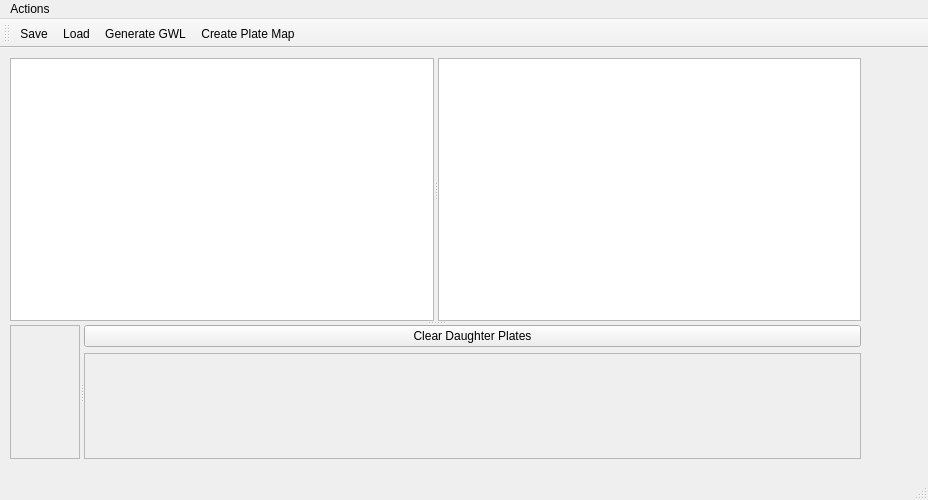
<?xml version="1.0" encoding="UTF-8"?>
<ui version="4.0">
 <class>TecanWindow</class>
 <widget class="QMainWindow" name="TecanWindow">
  <property name="geometry">
   <rect>
    <x>0</x>
    <y>0</y>
    <width>928</width>
    <height>500</height>
   </rect>
  </property>
  <property name="windowTitle">
   <string>MainWindow</string>
  </property>
  <widget class="QWidget" name="centralwidget">
   <widget class="QSplitter" name="splitter_3">
    <property name="geometry">
     <rect>
      <x>10</x>
      <y>10</y>
      <width>851</width>
      <height>401</height>
     </rect>
    </property>
    <property name="orientation">
     <enum>Qt::Orientation::Vertical</enum>
    </property>
    <widget class="QSplitter" name="splitter">
     <property name="orientation">
      <enum>Qt::Orientation::Horizontal</enum>
     </property>
     <widget class="QTableView" name="testRequestTableView"/>
     <widget class="DraggableTableView" name="compoundQueryTableView"/>
    </widget>
    <widget class="QSplitter" name="splitter_2">
     <property name="orientation">
      <enum>Qt::Orientation::Horizontal</enum>
     </property>
     <widget class="QScrollArea" name="plateDisplayScrollArea">
      <property name="widgetResizable">
       <bool>true</bool>
      </property>
      <widget class="QWidget" name="scrollAreaWidgetContents">
       <property name="geometry">
        <rect>
         <x>0</x>
         <y>0</y>
         <width>68</width>
         <height>136</height>
        </rect>
       </property>
      </widget>
     </widget>
     <widget class="QWidget" name="layoutWidget">
      <layout class="QVBoxLayout" name="verticalLayout">
       <item>
        <widget class="QPushButton" name="clearPlatesButton">
         <property name="text">
          <string>Clear Daughter Plates</string>
         </property>
         <property name="icon">
          <iconset>
           <normaloff>icon/effacer.png</normaloff>icon/effacer.png</iconset>
         </property>
        </widget>
       </item>
       <item>
        <widget class="QScrollArea" name="daughterPlateScrollArea">
         <property name="widgetResizable">
          <bool>true</bool>
         </property>
         <widget class="QWidget" name="scrollAreaWidgetContents_2">
          <property name="geometry">
           <rect>
            <x>0</x>
            <y>0</y>
            <width>773</width>
            <height>104</height>
           </rect>
          </property>
         </widget>
        </widget>
       </item>
      </layout>
     </widget>
    </widget>
   </widget>
  </widget>
  <widget class="QMenuBar" name="menubar">
   <property name="geometry">
    <rect>
     <x>0</x>
     <y>0</y>
     <width>928</width>
     <height>21</height>
    </rect>
   </property>
   <widget class="QMenu" name="menuActions">
    <property name="title">
     <string>Actions</string>
    </property>
    <addaction name="actionSave"/>
    <addaction name="actionLoad"/>
    <addaction name="actionGenerate_GWL"/>
   </widget>
   <addaction name="menuActions"/>
  </widget>
  <widget class="QStatusBar" name="statusbar"/>
  <widget class="QToolBar" name="toolBar">
   <property name="windowTitle">
    <string>toolBar</string>
   </property>
   <attribute name="toolBarArea">
    <enum>TopToolBarArea</enum>
   </attribute>
   <attribute name="toolBarBreak">
    <bool>false</bool>
   </attribute>
   <addaction name="actionSave"/>
   <addaction name="actionLoad"/>
   <addaction name="actionGenerate_GWL"/>
   <addaction name="actionCreate_Plate_Map"/>
  </widget>
  <action name="actionSave">
   <property name="icon">
    <iconset resource="resources.qrc">
     <normaloff>:/icon/icon/sauvegarder.png</normaloff>:/icon/icon/sauvegarder.png</iconset>
   </property>
   <property name="text">
    <string>Save</string>
   </property>
  </action>
  <action name="actionLoad">
   <property name="icon">
    <iconset resource="resources.qrc">
     <normaloff>:/icon/icon/dossier.png</normaloff>:/icon/icon/dossier.png</iconset>
   </property>
   <property name="text">
    <string>Load</string>
   </property>
  </action>
  <action name="actionGenerate_GWL">
   <property name="icon">
    <iconset resource="resources.qrc">
     <normaloff>:/icon/icon/telechargement-de-fichiers.png</normaloff>:/icon/icon/telechargement-de-fichiers.png</iconset>
   </property>
   <property name="text">
    <string>Generate GWL</string>
   </property>
  </action>
  <action name="actionCreate_Plate_Map">
   <property name="icon">
    <iconset resource="resources.qrc">
     <normaloff>:/icon/icon/platemap.png</normaloff>:/icon/icon/platemap.png</iconset>
   </property>
   <property name="text">
    <string>Create Plate Map</string>
   </property>
   <property name="menuRole">
    <enum>QAction::MenuRole::NoRole</enum>
   </property>
  </action>
 </widget>
 <customwidgets>
  <customwidget>
   <class>DraggableTableView</class>
   <extends>QTableView</extends>
   <header location="global">draggabletableview.h</header>
  </customwidget>
 </customwidgets>
 <resources>
  <include location="resources.qrc"/>
 </resources>
 <connections/>
</ui>
